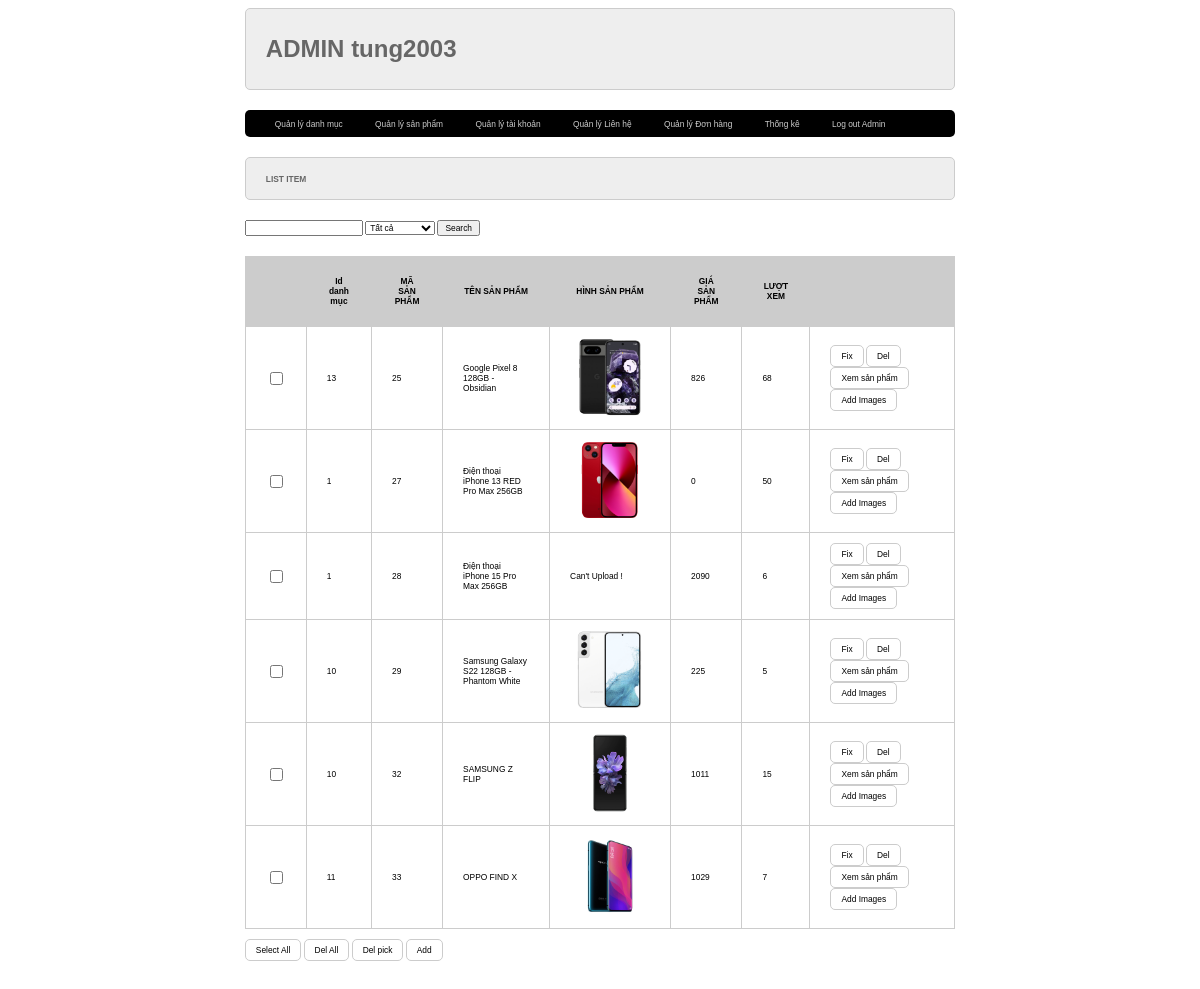
Screenshot of /admin/index.php?act=listsp (signed in) with the database file from the repository.
### tables this page shows
CREATE TABLE `sanpham` (
  `id` int(11) NOT NULL,
  `name` varchar(255) NOT NULL,
  `price` double(10,2) DEFAULT 0.00,
  `img` varchar(255) DEFAULT NULL,
  `mota` text DEFAULT NULL,
  `luotxem` int(11) DEFAULT 0,
  `iddanhmuc` int(11) NOT NULL
);

### model/pdo.php (called while the page is built, shortened)
<?php
function pdo_get_connection(){
    $dburl = "mysql:host=localhost;dbname=duanmau2023;charset=utf8";
    $username = 'root';
    $password = '';
    $conn = new PDO($dburl, $username, $password);
    $conn->setAttribute(PDO::ATTR_ERRMODE, PDO::ERRMODE_EXCEPTION);
    return $conn;
}
function pdo_query($sql){
    $sql_args = array_slice(func_get_args(), 1);
    try{
        $conn = pdo_get_connection();
        $stmt = $conn->prepare($sql);
        $stmt->execute($sql_args);
        $rows = $stmt->fetchAll();
        return $rows;
    }
    catch(PDOException $e){
        throw $e;
    }
    finally{
        unset($conn);
    }
}

### model/sanpham.php (called while the page is built, shortened)
<?php
function loadall_sanpham($kyw,$iddm){
    $sql ="SELECT * FROM sanpham where 1";
    $sql.=" ORDER BY id asc";
    $listsanpham=pdo_query($sql);
    return $listsanpham;
}
?>

### admin/sanpham/list.php (the view, shortened to what this page needs)
<div class="row">
            <div class="row formtitle mb"><h1>LIST ITEM</h1></div>
            <form action="index.php?act=listsp" method="post">
                            <input type="text" name="kyw">
                            <select name="iddm" id="">
                                <option value="0" selected>Tất cả</option>
                        </select>
                        <input type="submit" value="Search" name="listok">
            </form>
            <div class="row frmcontent">
                <form action="" method="post">
                    <div class="row mb10 frmlist">
                        <table>
                            <tr>
                                <th></th>
                                <th>Id danh mục</th>
                                <th>MÃ SẢN PHẨM</th>
                                <th>TÊN SẢN PHẨM</th>
                                <th>HÌNH SẢN PHẨM</th>
                                <th>GIÁ SẢN PHẨM</th>
                                <th>LƯỢT XEM</th>
                                <th></th>
                            </tr>
                            <?php
                                foreach($listsanpham as $sanpham){
                                    extract($sanpham);
                                    $fixsp = "index.php?act=fixsp&id=".$id;
                                    $delsp = "index.php?act=delsp&id=".$id;
                                    $xemsp = "index.php?act=xemsp&id=".$id;
                                    $addanhsp = "index.php?act=addanhsp&id=".$id;
                                    $hinhpath ="../upload/".$img;
                                    if(is_file($hinhpath)){
                                        $hinh="<img src='".$hinhpath."' height='80'>";
                                    }else{
                                        $hinh ="Can't Upload !";
                                    }
                                    echo '<tr>
                                    <td><input type="checkbox" name="" id=""></td>
                                    <td>'.$iddanhmuc.'</td>
                                    <td>'.$id.'</td>
                                    <td>'.$name.'</td>
                                    <td>'.$hinh.'</td>
                                    <td>'.$price.'</td>
                                    <td>'.$luotxem.'</td>
                                    <td><a href="'.$fixsp.'"><input type="button" value="Fix"></a>
                                    <a href="'.$delsp.'" onclick="return checkDelete()"><input type="button" value="Del"></a>
                                    <a href="'.$xemsp.'"><input type="button" value="Xem sản phẩm"></a>
                                    <a href="'.$addanhsp.'"><input type="button" value="Add Images"></a></td>
                                </tr>';
                                }
                            ?>
                        </table>
                    </div>
                    <div class="row mb10">
                    <input type="button" value="Select All">
                    <input type="button" value="Del All">
                    <input type="button" value="Del pick">
                    <a href="index.php?act=addsanpham"><input type="button" value="Add"></div></a>
                </form>
            </div>
        </div>

### admin/style.css (style rules this page uses)
* { box-sizing: border-box; font-family: sans-serif; font-size: 0.7vw; }
.row { float: left; width: 100%; }
.mb { margin-bottom: 20px; }
.mb10 { margin-bottom: 10px; }
.formtaikhoan input[type="submit"], .frmcontent input[type="submit"],.frmcontent input[type="reset"],.frmcontent input[type="button"] { border-radius: 5px; padding: 5px 10px; background-color: white; border: 1px #ccc solid; }
.formtitle { background-color: #eee; border: 1px #ccc solid; color: #666; border-radius: 5px; padding: 10px 20px; }
.frmcontent { padding: 20px 0px; }
.frmlist table { width: 100%; border-collapse: collapse; }
.frmlist table th { background-color: #ccc; padding: 20px; }
.frmlist table td { padding: 10px 20px; border: 1px #ccc solid; }

### rows the page displays
sanpham: iddanhmuc "13", id "25", name "Google Pixel 8 128GB - Obsidian", img (picture), price "826", luotxem "68"
sanpham: iddanhmuc "1", id "27", name "Điện thoại iPhone 13 RED Pro Max 256GB", img (picture), price "0", luotxem "50"
sanpham: iddanhmuc "1", id "28", name "Điện thoại iPhone 15 Pro Max 256GB", img "Can't Upload !", price "2090", luotxem "6"
sanpham: iddanhmuc "10", id "29", name "Samsung Galaxy S22 128GB - Phantom White", img (picture), price "225", luotxem "5"
sanpham: iddanhmuc "10", id "32", name "SAMSUNG Z FLIP", img (picture), price "1011", luotxem "15"
sanpham: iddanhmuc "11", id "33", name "OPPO FIND X", img (picture), price "1029", luotxem "7"

### other values shown
$tenadmin "tung2003"
